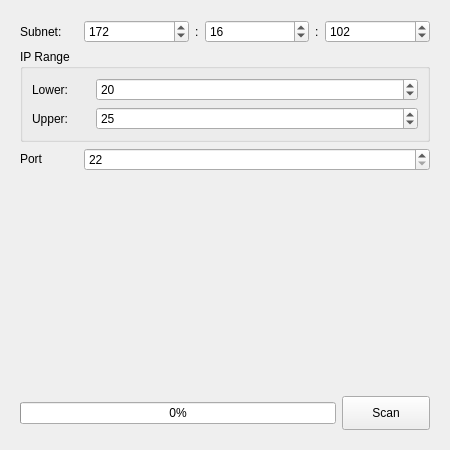
<?xml version="1.0" encoding="UTF-8"?>
<ui version="4.0">
 <class>FormScanner</class>
 <widget class="QWidget" name="FormScanner">
  <property name="geometry">
   <rect>
    <x>0</x>
    <y>0</y>
    <width>450</width>
    <height>450</height>
   </rect>
  </property>
  <property name="minimumSize">
   <size>
    <width>450</width>
    <height>450</height>
   </size>
  </property>
  <property name="windowTitle">
   <string>Scanner</string>
  </property>
  <layout class="QGridLayout" name="gridLayout_7">
   <item row="0" column="0">
    <widget class="QStackedWidget" name="stackedWidget">
     <property name="frameShape">
      <enum>QFrame::Shape::NoFrame</enum>
     </property>
     <property name="frameShadow">
      <enum>QFrame::Shadow::Plain</enum>
     </property>
     <property name="currentIndex">
      <number>0</number>
     </property>
     <widget class="QWidget" name="page">
      <layout class="QGridLayout" name="gridLayout_3">
       <item row="2" column="1" colspan="2">
        <widget class="QSpinBox" name="spinBoxPort">
         <property name="minimum">
          <number>22</number>
         </property>
        </widget>
       </item>
       <item row="2" column="0">
        <widget class="QLabel" name="label_6">
         <property name="minimumSize">
          <size>
           <width>58</width>
           <height>18</height>
          </size>
         </property>
         <property name="maximumSize">
          <size>
           <width>58</width>
           <height>18</height>
          </size>
         </property>
         <property name="text">
          <string>Port</string>
         </property>
        </widget>
       </item>
       <item row="4" column="2">
        <widget class="QPushButton" name="pushButtonScan">
         <property name="minimumSize">
          <size>
           <width>88</width>
           <height>34</height>
          </size>
         </property>
         <property name="maximumSize">
          <size>
           <width>88</width>
           <height>34</height>
          </size>
         </property>
         <property name="text">
          <string>Scan</string>
         </property>
        </widget>
       </item>
       <item row="0" column="0" colspan="3">
        <layout class="QGridLayout" name="gridLayout_2">
         <item row="0" column="0">
          <widget class="QLabel" name="label">
           <property name="minimumSize">
            <size>
             <width>58</width>
             <height>0</height>
            </size>
           </property>
           <property name="maximumSize">
            <size>
             <width>58</width>
             <height>16777215</height>
            </size>
           </property>
           <property name="text">
            <string>Subnet:</string>
           </property>
          </widget>
         </item>
         <item row="0" column="1">
          <widget class="QSpinBox" name="spinBoxFirstOctet">
           <property name="minimum">
            <number>0</number>
           </property>
           <property name="maximum">
            <number>255</number>
           </property>
           <property name="value">
            <number>172</number>
           </property>
          </widget>
         </item>
         <item row="0" column="4">
          <widget class="QLabel" name="label_3">
           <property name="minimumSize">
            <size>
             <width>4</width>
             <height>0</height>
            </size>
           </property>
           <property name="maximumSize">
            <size>
             <width>4</width>
             <height>16777215</height>
            </size>
           </property>
           <property name="text">
            <string>:</string>
           </property>
          </widget>
         </item>
         <item row="0" column="3">
          <widget class="QSpinBox" name="spinBoxSecondOctet">
           <property name="minimum">
            <number>0</number>
           </property>
           <property name="maximum">
            <number>255</number>
           </property>
           <property name="value">
            <number>16</number>
           </property>
          </widget>
         </item>
         <item row="0" column="2">
          <widget class="QLabel" name="label_2">
           <property name="minimumSize">
            <size>
             <width>4</width>
             <height>0</height>
            </size>
           </property>
           <property name="maximumSize">
            <size>
             <width>4</width>
             <height>16777215</height>
            </size>
           </property>
           <property name="text">
            <string>:</string>
           </property>
          </widget>
         </item>
         <item row="0" column="5">
          <widget class="QSpinBox" name="spinBoxThirdOctet">
           <property name="minimum">
            <number>0</number>
           </property>
           <property name="maximum">
            <number>255</number>
           </property>
           <property name="value">
            <number>102</number>
           </property>
          </widget>
         </item>
        </layout>
       </item>
       <item row="1" column="0" colspan="3">
        <widget class="QGroupBox" name="groupBox_2">
         <property name="minimumSize">
          <size>
           <width>221</width>
           <height>0</height>
          </size>
         </property>
         <property name="maximumSize">
          <size>
           <width>16777215</width>
           <height>121</height>
          </size>
         </property>
         <property name="title">
          <string>IP Range</string>
         </property>
         <layout class="QGridLayout" name="gridLayout">
          <item row="0" column="0">
           <widget class="QLabel" name="label_4">
            <property name="minimumSize">
             <size>
              <width>58</width>
              <height>0</height>
             </size>
            </property>
            <property name="maximumSize">
             <size>
              <width>58</width>
              <height>16777215</height>
             </size>
            </property>
            <property name="text">
             <string>Lower:</string>
            </property>
           </widget>
          </item>
          <item row="0" column="1">
           <widget class="QSpinBox" name="spinBoxLastOctetLower">
            <property name="minimum">
             <number>0</number>
            </property>
            <property name="maximum">
             <number>255</number>
            </property>
            <property name="value">
             <number>20</number>
            </property>
           </widget>
          </item>
          <item row="1" column="1">
           <widget class="QSpinBox" name="spinBoxLastOctetUpper">
            <property name="minimum">
             <number>0</number>
            </property>
            <property name="maximum">
             <number>255</number>
            </property>
            <property name="value">
             <number>25</number>
            </property>
           </widget>
          </item>
          <item row="1" column="0">
           <widget class="QLabel" name="label_5">
            <property name="minimumSize">
             <size>
              <width>58</width>
              <height>0</height>
             </size>
            </property>
            <property name="maximumSize">
             <size>
              <width>58</width>
              <height>16777215</height>
             </size>
            </property>
            <property name="text">
             <string>Upper:</string>
            </property>
           </widget>
          </item>
         </layout>
        </widget>
       </item>
       <item row="3" column="1">
        <spacer name="verticalSpacer">
         <property name="orientation">
          <enum>Qt::Orientation::Vertical</enum>
         </property>
         <property name="sizeHint" stdset="0">
          <size>
           <width>20</width>
           <height>158</height>
          </size>
         </property>
        </spacer>
       </item>
       <item row="4" column="0" colspan="2">
        <widget class="QProgressBar" name="progressBar">
         <property name="value">
          <number>0</number>
         </property>
        </widget>
       </item>
      </layout>
     </widget>
     <widget class="QWidget" name="page_2">
      <layout class="QGridLayout" name="gridLayout_4">
       <item row="2" column="2">
        <widget class="QPushButton" name="pushButtonAdd">
         <property name="minimumSize">
          <size>
           <width>88</width>
           <height>34</height>
          </size>
         </property>
         <property name="maximumSize">
          <size>
           <width>88</width>
           <height>34</height>
          </size>
         </property>
         <property name="text">
          <string>Add</string>
         </property>
        </widget>
       </item>
       <item row="0" column="0" colspan="3">
        <widget class="QGroupBox" name="groupBox">
         <property name="title">
          <string>Devices</string>
         </property>
         <layout class="QGridLayout" name="gridLayout_5">
          <item row="0" column="0">
           <widget class="QTableWidget" name="tableWidgetConnection">
            <column>
             <property name="text">
              <string>Address</string>
             </property>
            </column>
            <column>
             <property name="text">
              <string>Port</string>
             </property>
            </column>
            <column>
             <property name="text">
              <string>Username</string>
             </property>
            </column>
            <column>
             <property name="text">
              <string>Password</string>
             </property>
            </column>
           </widget>
          </item>
         </layout>
        </widget>
       </item>
       <item row="1" column="0" colspan="3">
        <widget class="QGroupBox" name="groupBoxShared">
         <property name="minimumSize">
          <size>
           <width>421</width>
           <height>114</height>
          </size>
         </property>
         <property name="maximumSize">
          <size>
           <width>16777215</width>
           <height>114</height>
          </size>
         </property>
         <property name="title">
          <string>Share&amp;d</string>
         </property>
         <property name="checkable">
          <bool>true</bool>
         </property>
         <property name="checked">
          <bool>false</bool>
         </property>
         <layout class="QGridLayout" name="gridLayout_6">
          <item row="0" column="0" colspan="2">
           <widget class="QLineEdit" name="lineEditSharedUsername">
            <property name="placeholderText">
             <string>User Name</string>
            </property>
           </widget>
          </item>
          <item row="1" column="0">
           <widget class="QLineEdit" name="lineEditSharedPassword">
            <property name="echoMode">
             <enum>QLineEdit::EchoMode::Password</enum>
            </property>
            <property name="placeholderText">
             <string>Password</string>
            </property>
           </widget>
          </item>
          <item row="1" column="1">
           <widget class="QCheckBox" name="checkBoxSharedPasswordShow">
            <property name="minimumSize">
             <size>
              <width>51</width>
              <height>22</height>
             </size>
            </property>
            <property name="text">
             <string>Show</string>
            </property>
           </widget>
          </item>
         </layout>
        </widget>
       </item>
       <item row="2" column="1">
        <widget class="QPushButton" name="pushButtonTest">
         <property name="minimumSize">
          <size>
           <width>84</width>
           <height>34</height>
          </size>
         </property>
         <property name="maximumSize">
          <size>
           <width>84</width>
           <height>34</height>
          </size>
         </property>
         <property name="text">
          <string>Test</string>
         </property>
        </widget>
       </item>
       <item row="2" column="0">
        <widget class="QProgressBar" name="progressBar_2">
         <property name="value">
          <number>0</number>
         </property>
        </widget>
       </item>
      </layout>
     </widget>
    </widget>
   </item>
  </layout>
 </widget>
 <resources/>
 <connections/>
</ui>
